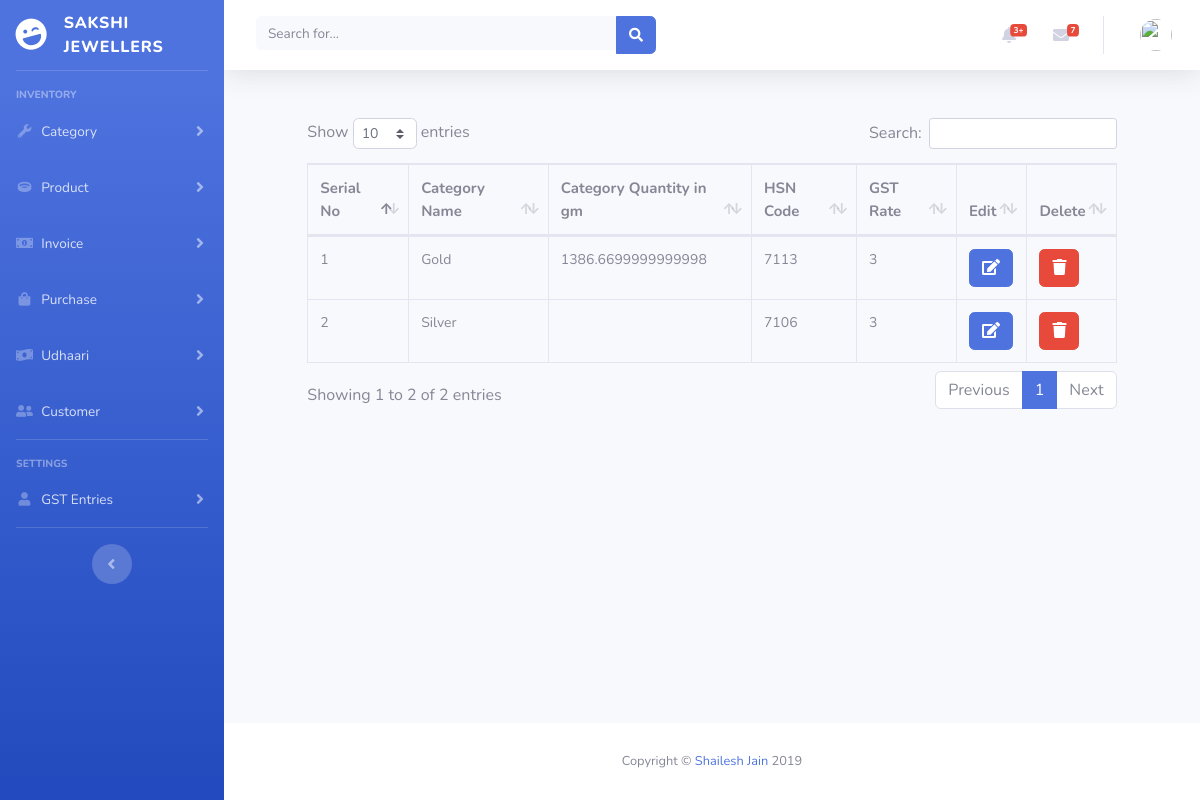
/categories.php, run on the app's committed database.
### tables this page shows
CREATE TABLE `categories` (
  `category_id` int(11) NOT NULL,
  `category_name` varchar(255) NOT NULL,
  `gst_id` int(11) NOT NULL,
  `deleted` int(1) NOT NULL DEFAULT '0',
  `created_at` datetime NOT NULL,
  `updated_at` datetime NOT NULL,
  `deleted_at` datetime NOT NULL,
  `created_by` int(11) NOT NULL,
  `updated_by` int(11) NOT NULL,
  `deleted_by` int(11) NOT NULL
);

CREATE TABLE `gst` (
  `gst_id` int(11) NOT NULL,
  `hsn_code` int(11) NOT NULL,
  `gst_rate` double NOT NULL,
  `wef` date NOT NULL,
  `deleted` int(1) NOT NULL DEFAULT '0',
  `created_at` datetime NOT NULL,
  `deleted_at` datetime NOT NULL,
  `created_by` int(11) NOT NULL,
  `deleted_by` int(11) NOT NULL
);

### categories.php (called while the page is built, shortened)
<?php
require_once ('helpers/static-components.php');

### db/core/CRUD.class.php (called while the page is built, shortened)
<?php
class CRUD
{
    private static $pdo;
    private static $dsn = "mysql:host=".HOST.";dbname=".DB;
    public static function init()
    {
        try
        {
            self::$pdo = new PDO(self::$dsn, USERNAME, PASSWORD);
            self::$pdo->setAttribute(PDO::ATTR_DEFAULT_FETCH_MODE, PDO::FETCH_OBJ);
        }
        catch (PDOException $ex)
        {
             throw $ex;
        }
    }
    public static function query($query, ...$params)
    {
        if(strpos($query, "?") === false){
            $res = self::$pdo->query($query);
            return $res;
        }
        return self::executePreparedStatement($query, ...$params);
    }
}

### db/models/Category.class.php (called while the page is built, shortened)
<?php
class Category extends Table
{
    public static function viewAll(){
        return $rs = CRUD::query("SELECT @sr_no:=@sr_no+1 as serial_no, categories.category_id, categories.category_name, gst.gst_rate, gst.hsn_code, SUM(products.product_quantity) as total_quantity FROM (SELECT * FROM categories WHERE categories.deleted = 0) as categories LEFT JOIN gst ON categories.gst_id = gst.gst_id LEFT JOIN products ON products.category_id = categories.category_id INNER JOIN (SELECT @sr_no:= 0) AS a GROUP BY categories.category_id");
    }
}

### includes/pages/categories/view-all-categories.php (the view, shortened to what this page needs)
<?php
$rs = Category::viewAll();
$column_names_as = array(
    "serial_no" => "Serial No",
    "category_name" => "Category Name",
    "total_quantity" => "Category Quantity in gm",
    "hsn_code" => "HSN Code",
    "gst_rate" => "GST Rate"
);
require_once 'includes/pages/categories/delete-category.php';
?>
    <div class="row">
        <div class="offset-1 col-md-10">
            <div class="table-responsive">
                <table class="tables table table-bordered">
                    <thead>
                    <tr>
                        <?php
                        foreach ($column_names_as as $column_name_as) {
                            echo "<th>{$column_name_as}</th>";
                        }
                        ?>
                        <th>Edit</th>
                        <th>Delete</th>
                    </tr>
                    </thead>
                    <tbody>
                    <?php
                    $column_names = array_keys($column_names_as);
                    while($row = $rs->fetch(PDO::FETCH_ASSOC)) {
                        echo "<tr>";
                        foreach ($column_names as $column_name) {
                            echo "<td>$row[$column_name]</td>";
                        }
                        echo "<td><a class='btn btn-primary text-white' href='categories.php?src=edit-category&id={$row["category_id"]}' data-toggle='tooltip' data-html='true' title='Edit this product'><i class='fa fa-edit'></i></a></td>";
                        echo "<td><a class='btn btn-danger text-white delete' data-toggle='modal' data-target='#deleteModal' data-html='true' title='Delete this Category' data-delete='categories.php?form=delete-category&id={$row["category_id"]}'><i class='fa fa-trash'></i></a></td>";
                        echo "</tr>";
                    }
                    ?>
                    </tbody>
                </table>
            </div>
        </div>
    </div>

### data on the page
categories: column_name "1", category_name "Gold", column_name "1386.6699999999998", gst.hsn_code "7113", gst.gst_rate "3"
categories: column_name "2", category_name "Silver", gst.hsn_code "7106", gst.gst_rate "3"

### other printed values
$column_name_as "Serial No"
$column_name_as "Category Name"
$column_name_as "Category Quantity in gm"
$column_name_as "HSN Code"
$column_name_as "GST Rate"
